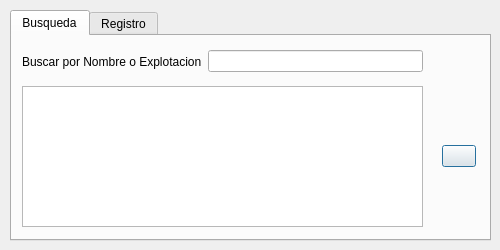
<?xml version="1.0" encoding="UTF-8"?>
<ui version="4.0">
 <class>Dialog</class>
 <widget class="QDialog" name="Dialog">
  <property name="geometry">
   <rect>
    <x>0</x>
    <y>0</y>
    <width>500</width>
    <height>250</height>
   </rect>
  </property>
  <property name="minimumSize">
   <size>
    <width>500</width>
    <height>250</height>
   </size>
  </property>
  <property name="maximumSize">
   <size>
    <width>500</width>
    <height>250</height>
   </size>
  </property>
  <property name="windowTitle">
   <string>Registro de Personas</string>
  </property>
  <widget class="QTabWidget" name="tabWidget">
   <property name="geometry">
    <rect>
     <x>10</x>
     <y>10</y>
     <width>481</width>
     <height>231</height>
    </rect>
   </property>
   <property name="minimumSize">
    <size>
     <width>0</width>
     <height>0</height>
    </size>
   </property>
   <property name="currentIndex">
    <number>0</number>
   </property>
   <widget class="QWidget" name="tab">
    <attribute name="title">
     <string>Busqueda</string>
    </attribute>
    <widget class="QWidget" name="verticalLayoutWidget">
     <property name="geometry">
      <rect>
       <x>430</x>
       <y>50</y>
       <width>34</width>
       <height>141</height>
      </rect>
     </property>
     <layout class="QVBoxLayout" name="verticalLayout">
      <item>
       <widget class="QPushButton" name="pushButton">
        <property name="text">
         <string/>
        </property>
       </widget>
      </item>
     </layout>
    </widget>
    <widget class="QWidget" name="horizontalLayoutWidget_2">
     <property name="geometry">
      <rect>
       <x>10</x>
       <y>10</y>
       <width>401</width>
       <height>31</height>
      </rect>
     </property>
     <layout class="QHBoxLayout" name="horizontalLayout_2">
      <item>
       <widget class="QLabel" name="label">
        <property name="text">
         <string>Buscar por Nombre o Explotacion</string>
        </property>
       </widget>
      </item>
      <item>
       <widget class="QLineEdit" name="lineEdit"/>
      </item>
     </layout>
    </widget>
    <widget class="QWidget" name="horizontalLayoutWidget">
     <property name="geometry">
      <rect>
       <x>10</x>
       <y>50</y>
       <width>401</width>
       <height>141</height>
      </rect>
     </property>
     <layout class="QHBoxLayout" name="horizontalLayout">
      <item>
       <widget class="QTableWidget" name="tableWidget">
        <property name="editTriggers">
         <set>QAbstractItemView::NoEditTriggers</set>
        </property>
        <property name="selectionBehavior">
         <enum>QAbstractItemView::SelectRows</enum>
        </property>
       </widget>
      </item>
     </layout>
    </widget>
   </widget>
   <widget class="QWidget" name="tab_2">
    <attribute name="title">
     <string>Registro</string>
    </attribute>
    <widget class="QGroupBox" name="groupBox_2">
     <property name="geometry">
      <rect>
       <x>10</x>
       <y>10</y>
       <width>451</width>
       <height>191</height>
      </rect>
     </property>
     <property name="title">
      <string>Registro Personas</string>
     </property>
     <widget class="QWidget" name="gridLayoutWidget">
      <property name="geometry">
       <rect>
        <x>20</x>
        <y>30</y>
        <width>381</width>
        <height>141</height>
       </rect>
      </property>
      <layout class="QGridLayout" name="gridLayout">
       <item row="0" column="0">
        <widget class="QLineEdit" name="ln_dni">
         <property name="placeholderText">
          <string>DNI...</string>
         </property>
        </widget>
       </item>
       <item row="2" column="1">
        <widget class="QLineEdit" name="ln_email">
         <property name="placeholderText">
          <string>Email...</string>
         </property>
        </widget>
       </item>
       <item row="0" column="1">
        <widget class="QLineEdit" name="ln_nombre">
         <property name="placeholderText">
          <string>Nombre...</string>
         </property>
        </widget>
       </item>
       <item row="1" column="0">
        <widget class="QLineEdit" name="ln_apellido">
         <property name="placeholderText">
          <string>Apellido...</string>
         </property>
        </widget>
       </item>
       <item row="1" column="1">
        <widget class="QLineEdit" name="ln_direccion">
         <property name="placeholderText">
          <string>Direccion...</string>
         </property>
        </widget>
       </item>
       <item row="2" column="0">
        <widget class="QLineEdit" name="ln_telefono">
         <property name="placeholderText">
          <string>Telefono...</string>
         </property>
        </widget>
       </item>
      </layout>
     </widget>
     <widget class="QWidget" name="verticalLayoutWidget_2">
      <property name="geometry">
       <rect>
        <x>410</x>
        <y>30</y>
        <width>34</width>
        <height>141</height>
       </rect>
      </property>
      <layout class="QVBoxLayout" name="verticalLayout_2">
       <item>
        <widget class="QPushButton" name="pushButton_2">
         <property name="text">
          <string/>
         </property>
        </widget>
       </item>
      </layout>
     </widget>
    </widget>
   </widget>
  </widget>
 </widget>
 <tabstops>
  <tabstop>tabWidget</tabstop>
  <tabstop>lineEdit</tabstop>
  <tabstop>tableWidget</tabstop>
  <tabstop>pushButton</tabstop>
  <tabstop>ln_dni</tabstop>
  <tabstop>ln_nombre</tabstop>
  <tabstop>ln_apellido</tabstop>
  <tabstop>ln_direccion</tabstop>
  <tabstop>ln_telefono</tabstop>
  <tabstop>ln_email</tabstop>
 </tabstops>
 <resources/>
 <connections/>
</ui>
